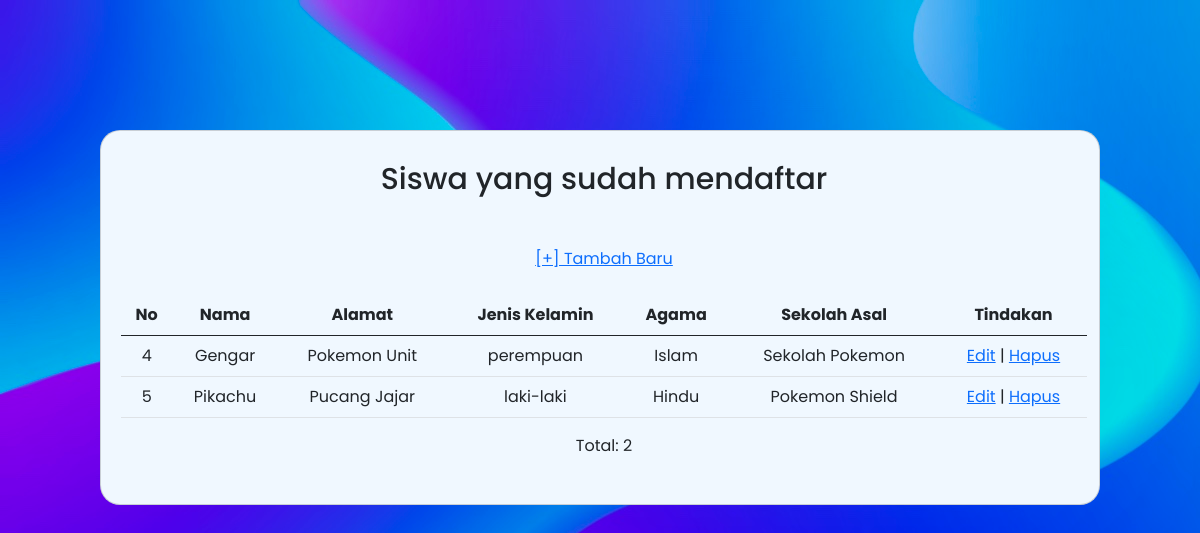
Page /list-siswa.php on the committed database.
### tables this page shows
CREATE TABLE `calon_siswa` (
  `id` int(11) NOT NULL,
  `nama` varchar(64) NOT NULL,
  `alamat` varchar(255) NOT NULL,
  `jenis_kelamin` varchar(16) NOT NULL,
  `agama` varchar(16) NOT NULL,
  `sekolah_asal` varchar(64) NOT NULL
);

### list-siswa.php (the view, shortened to what this page needs)
<?php include("config.php"); ?>
<!DOCTYPE html>
<html>
<head>
	<link href="https://cdn.jsdelivr.net/npm/bootstrap@5.0.2/dist/css/bootstrap.min.css" rel="stylesheet">
	<link rel="stylesheet" href="form-list.css">
</head>
<body>
	<div class="container">
	<header>
		<h3>Siswa yang sudah mendaftar</h3>
	</header>
	<nav>
		<a href="form-daftar.php">[+] Tambah Baru</a>
	</nav>
	<br>
	<table class="table">
	<thead>
		<tr>
			<th>No</th>
			<th>Nama</th>
			<th>Alamat</th>
			<th>Jenis Kelamin</th>
			<th>Agama</th>
			<th>Sekolah Asal</th>
			<th>Tindakan</th>
		</tr>
	</thead>
	<tbody>
		<?php
		$sql = "SELECT * FROM calon_siswa";
		$query = mysqli_query($db, $sql);
		while($siswa = mysqli_fetch_array($query)){
			echo "<tr>";
			echo "<td>".$siswa['id']."</td>";
			echo "<td>".$siswa['nama']."</td>";
			echo "<td>".$siswa['alamat']."</td>";
			echo "<td>".$siswa['jenis_kelamin']."</td>";
			echo "<td>".$siswa['agama']."</td>";
			echo "<td>".$siswa['sekolah_asal']."</td>";
			echo "<td>";
			echo "<a href='form-edit.php?id=".$siswa['id']."'>Edit</a> | ";
			echo "<a href='hapus.php?id=".$siswa['id']."'>Hapus</a>";
			echo "</td>";
			echo "</tr>";
		}
		?>
	</tbody>
	</table>
	<p>Total: <?php echo mysqli_num_rows($query) ?></p>
	</div>
	</body>
</html>

### form-list.css (style rules this page uses)
* { font-family: 'Poppins', sans-serif; }
body { background-image: url(IMG_0092.JPG); }
.container { background-color: aliceblue; align-items: center; border: 1px solid rgba(0, 0, 0, 0.165); margin-top: 130px; border-radius: 20px; padding-top: 30px; padding-left: 20px; padding-bottom: 30px; text-align: center; width: 1000px; }
header h3 { text-align: center; margin-bottom: 50px; font-size: 30px; }

### rows in the picture
calon_siswa: id "4", nama "Gengar", alamat "Pokemon Unit", jenis_kelamin "perempuan", agama "Islam", sekolah_asal "Sekolah Pokemon"
calon_siswa: id "5", nama "Pikachu", alamat "Pucang Jajar", jenis_kelamin "laki-laki", agama "Hindu", sekolah_asal "Pokemon Shield"

### other values in the picture
mysqli_num_rows($query) "2"
